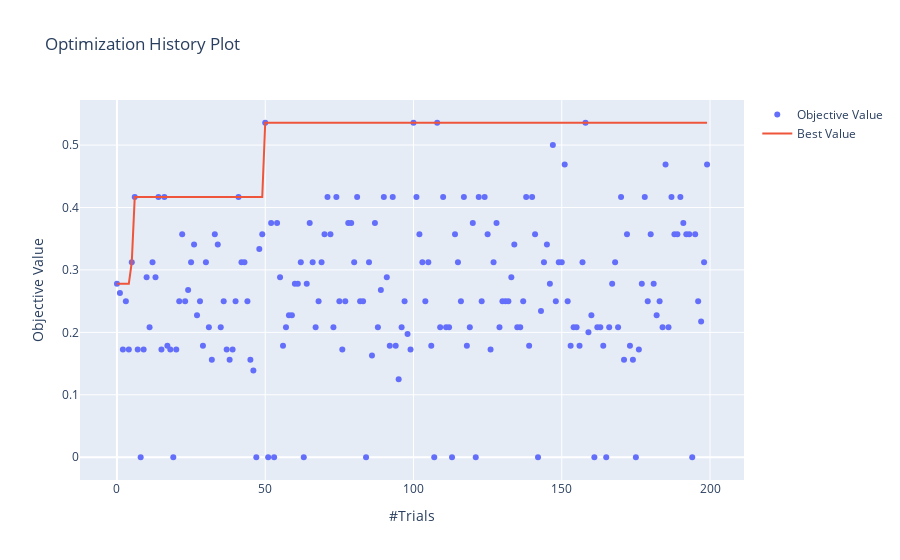

Write notebook code for a chart like this one.
### Code cell
optuna.visualization.plot_optimization_history(study)

### Figure 1 — Plotly figure (JSON) as saved in the notebook; plotly's stock layout.template omitted (floating-point values rounded to 4 significant figures; data arrays with more than 128 entries replaced by an {"elided": "..."} marker saying what was removed)
{"data": [{"mode": "markers", "name": "Objective Value", "type": "scatter", "x": {"elided": "200 int values"}, "y": {"elided": "200 float values"}}, {"name": "Best Value", "type": "scatter", "x": {"elided": "200 int values"}, "y": {"elided": "200 float values"}}], "layout": {"title": {"text": "Optimization History Plot"}, "xaxis": {"title": {"text": "#Trials"}}, "yaxis": {"title": {"text": "Objective Value"}}}}
